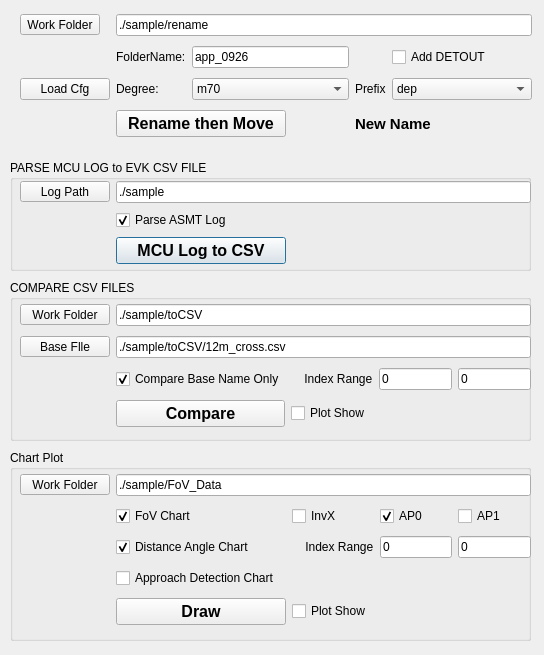
<?xml version="1.0" encoding="UTF-8"?>
<ui version="4.0">
 <class>diag_dataAnalyzer</class>
 <widget class="QDialog" name="diag_dataAnalyzer">
  <property name="geometry">
   <rect>
    <x>0</x>
    <y>0</y>
    <width>544</width>
    <height>655</height>
   </rect>
  </property>
  <property name="windowTitle">
   <string>Data Analyzer</string>
  </property>
  <widget class="QGroupBox" name="groupBox">
   <property name="geometry">
    <rect>
     <x>10</x>
     <y>160</y>
     <width>521</width>
     <height>111</height>
    </rect>
   </property>
   <property name="title">
    <string>PARSE MCU LOG to EVK CSV FILE</string>
   </property>
   <widget class="QWidget" name="gridLayoutWidget">
    <property name="geometry">
     <rect>
      <x>10</x>
      <y>20</y>
      <width>511</width>
      <height>85</height>
     </rect>
    </property>
    <layout class="QGridLayout" name="gridLayout">
     <item row="3" column="2">
      <widget class="QPushButton" name="btn_logToCSV">
       <property name="sizePolicy">
        <sizepolicy hsizetype="Fixed" vsizetype="Maximum">
         <horstretch>0</horstretch>
         <verstretch>0</verstretch>
        </sizepolicy>
       </property>
       <property name="minimumSize">
        <size>
         <width>170</width>
         <height>0</height>
        </size>
       </property>
       <property name="font">
        <font>
         <family>Meiryo UI</family>
         <pointsize>12</pointsize>
         <bold>true</bold>
        </font>
       </property>
       <property name="text">
        <string>MCU Log to CSV</string>
       </property>
      </widget>
     </item>
     <item row="0" column="1">
      <widget class="QToolButton" name="btn_browse">
       <property name="sizePolicy">
        <sizepolicy hsizetype="Fixed" vsizetype="Fixed">
         <horstretch>100</horstretch>
         <verstretch>20</verstretch>
        </sizepolicy>
       </property>
       <property name="minimumSize">
        <size>
         <width>90</width>
         <height>0</height>
        </size>
       </property>
       <property name="text">
        <string>Log Path</string>
       </property>
      </widget>
     </item>
     <item row="0" column="2">
      <widget class="QLineEdit" name="lineE_path">
       <property name="text">
        <string>./sample</string>
       </property>
      </widget>
     </item>
     <item row="1" column="2">
      <widget class="QCheckBox" name="chk_parseASMT">
       <property name="text">
        <string>Parse ASMT Log</string>
       </property>
       <property name="checked">
        <bool>true</bool>
       </property>
      </widget>
     </item>
    </layout>
   </widget>
  </widget>
  <widget class="QGroupBox" name="groupBox_2">
   <property name="geometry">
    <rect>
     <x>10</x>
     <y>280</y>
     <width>521</width>
     <height>161</height>
    </rect>
   </property>
   <property name="title">
    <string>COMPARE CSV FILES</string>
   </property>
   <widget class="QWidget" name="gridLayoutWidget_2">
    <property name="geometry">
     <rect>
      <x>10</x>
      <y>20</y>
      <width>511</width>
      <height>131</height>
     </rect>
    </property>
    <layout class="QGridLayout" name="gridLayout_2">
     <item row="2" column="5">
      <widget class="QLineEdit" name="lineE_idxEnd">
       <property name="text">
        <string>0</string>
       </property>
      </widget>
     </item>
     <item row="0" column="2" colspan="4">
      <widget class="QLineEdit" name="lineE_compPath">
       <property name="text">
        <string>./sample/toCSV</string>
       </property>
      </widget>
     </item>
     <item row="2" column="2">
      <widget class="QCheckBox" name="chk_compBaseNameOnly">
       <property name="text">
        <string>Compare Base Name Only</string>
       </property>
       <property name="checked">
        <bool>true</bool>
       </property>
      </widget>
     </item>
     <item row="0" column="1">
      <widget class="QToolButton" name="btn_compPath">
       <property name="minimumSize">
        <size>
         <width>90</width>
         <height>0</height>
        </size>
       </property>
       <property name="text">
        <string>Work Folder</string>
       </property>
      </widget>
     </item>
     <item row="2" column="3">
      <widget class="QLabel" name="label">
       <property name="text">
        <string>    Index Range</string>
       </property>
      </widget>
     </item>
     <item row="2" column="4">
      <widget class="QLineEdit" name="lineE_idxStart">
       <property name="text">
        <string>0</string>
       </property>
      </widget>
     </item>
     <item row="3" column="2">
      <widget class="QPushButton" name="btn_compCSV">
       <property name="sizePolicy">
        <sizepolicy hsizetype="Expanding" vsizetype="Maximum">
         <horstretch>0</horstretch>
         <verstretch>0</verstretch>
        </sizepolicy>
       </property>
       <property name="font">
        <font>
         <family>Meiryo UI</family>
         <pointsize>12</pointsize>
         <bold>true</bold>
        </font>
       </property>
       <property name="text">
        <string>Compare</string>
       </property>
      </widget>
     </item>
     <item row="1" column="1">
      <widget class="QToolButton" name="btn_compBaseFile">
       <property name="minimumSize">
        <size>
         <width>90</width>
         <height>0</height>
        </size>
       </property>
       <property name="text">
        <string>Base Flle</string>
       </property>
      </widget>
     </item>
     <item row="1" column="2" colspan="4">
      <widget class="QLineEdit" name="lineE_compBaseFile">
       <property name="text">
        <string>./sample/toCSV/12m_cross.csv</string>
       </property>
      </widget>
     </item>
     <item row="3" column="3">
      <widget class="QCheckBox" name="chk_compPlotShow">
       <property name="text">
        <string>Plot Show</string>
       </property>
      </widget>
     </item>
    </layout>
   </widget>
  </widget>
  <widget class="QGroupBox" name="groupBox_3">
   <property name="geometry">
    <rect>
     <x>10</x>
     <y>450</y>
     <width>521</width>
     <height>191</height>
    </rect>
   </property>
   <property name="title">
    <string>Chart Plot</string>
   </property>
   <widget class="QWidget" name="gridLayoutWidget_3">
    <property name="geometry">
     <rect>
      <x>10</x>
      <y>20</y>
      <width>511</width>
      <height>163</height>
     </rect>
    </property>
    <layout class="QGridLayout" name="gridLayout_3">
     <item row="6" column="2">
      <widget class="QPushButton" name="btn_chartPlot">
       <property name="sizePolicy">
        <sizepolicy hsizetype="Fixed" vsizetype="Maximum">
         <horstretch>0</horstretch>
         <verstretch>0</verstretch>
        </sizepolicy>
       </property>
       <property name="minimumSize">
        <size>
         <width>170</width>
         <height>0</height>
        </size>
       </property>
       <property name="font">
        <font>
         <family>Meiryo UI</family>
         <pointsize>12</pointsize>
         <bold>true</bold>
        </font>
       </property>
       <property name="text">
        <string>Draw</string>
       </property>
      </widget>
     </item>
     <item row="4" column="2">
      <widget class="QCheckBox" name="chk_appDet">
       <property name="text">
        <string>Approach Detection Chart</string>
       </property>
      </widget>
     </item>
     <item row="6" column="3">
      <widget class="QCheckBox" name="chk_chartPlotShow">
       <property name="text">
        <string>Plot Show</string>
       </property>
      </widget>
     </item>
     <item row="0" column="2" colspan="4">
      <widget class="QLineEdit" name="lineE_chartPath">
       <property name="text">
        <string>./sample/FoV_Data</string>
       </property>
      </widget>
     </item>
     <item row="0" column="1">
      <widget class="QToolButton" name="btn_chartPath">
       <property name="sizePolicy">
        <sizepolicy hsizetype="Fixed" vsizetype="Fixed">
         <horstretch>100</horstretch>
         <verstretch>20</verstretch>
        </sizepolicy>
       </property>
       <property name="minimumSize">
        <size>
         <width>90</width>
         <height>0</height>
        </size>
       </property>
       <property name="text">
        <string>Work Folder</string>
       </property>
      </widget>
     </item>
     <item row="2" column="2">
      <widget class="QCheckBox" name="chk_distAngle">
       <property name="text">
        <string>Distance Angle Chart</string>
       </property>
       <property name="checked">
        <bool>true</bool>
       </property>
      </widget>
     </item>
     <item row="1" column="2">
      <widget class="QCheckBox" name="chk_fov">
       <property name="text">
        <string>FoV Chart</string>
       </property>
       <property name="checked">
        <bool>true</bool>
       </property>
      </widget>
     </item>
     <item row="1" column="4">
      <widget class="QCheckBox" name="chk_ap0">
       <property name="text">
        <string>AP0</string>
       </property>
       <property name="checked">
        <bool>true</bool>
       </property>
      </widget>
     </item>
     <item row="1" column="5">
      <widget class="QCheckBox" name="chk_ap1">
       <property name="text">
        <string>AP1</string>
       </property>
      </widget>
     </item>
     <item row="2" column="3">
      <widget class="QLabel" name="label_2">
       <property name="text">
        <string>    Index Range</string>
       </property>
      </widget>
     </item>
     <item row="1" column="3">
      <widget class="QCheckBox" name="chk_invX">
       <property name="text">
        <string>InvX</string>
       </property>
      </widget>
     </item>
     <item row="2" column="4">
      <widget class="QLineEdit" name="lineE_idxStart2">
       <property name="text">
        <string>0</string>
       </property>
      </widget>
     </item>
     <item row="2" column="5">
      <widget class="QLineEdit" name="lineE_idxEnd2">
       <property name="text">
        <string>0</string>
       </property>
      </widget>
     </item>
    </layout>
   </widget>
  </widget>
  <widget class="QWidget" name="gridLayoutWidget_4">
   <property name="geometry">
    <rect>
     <x>20</x>
     <y>10</y>
     <width>512</width>
     <height>131</height>
    </rect>
   </property>
   <layout class="QGridLayout" name="gridLayout_4">
    <item row="1" column="1">
     <widget class="QLabel" name="label_4">
      <property name="text">
       <string>FolderName:</string>
      </property>
     </widget>
    </item>
    <item row="2" column="3">
     <widget class="QLabel" name="label_3">
      <property name="text">
       <string>Prefix</string>
      </property>
     </widget>
    </item>
    <item row="1" column="2">
     <widget class="QLineEdit" name="lineE_rnTargetFolder">
      <property name="text">
       <string>app_0926</string>
      </property>
     </widget>
    </item>
    <item row="2" column="1">
     <widget class="QLabel" name="label_5">
      <property name="text">
       <string>Degree:</string>
      </property>
     </widget>
    </item>
    <item row="2" column="0">
     <widget class="QPushButton" name="btn_rnLoadCfg">
      <property name="minimumSize">
       <size>
        <width>90</width>
        <height>0</height>
       </size>
      </property>
      <property name="text">
       <string>Load Cfg</string>
      </property>
     </widget>
    </item>
    <item row="2" column="2">
     <widget class="QComboBox" name="comb_rnDegree">
      <item>
       <property name="text">
        <string>m70</string>
       </property>
      </item>
     </widget>
    </item>
    <item row="3" column="1" colspan="2">
     <widget class="QPushButton" name="btn_rnRename">
      <property name="sizePolicy">
       <sizepolicy hsizetype="Fixed" vsizetype="Fixed">
        <horstretch>0</horstretch>
        <verstretch>0</verstretch>
       </sizepolicy>
      </property>
      <property name="minimumSize">
       <size>
        <width>170</width>
        <height>0</height>
       </size>
      </property>
      <property name="font">
       <font>
        <family>Meiryo UI</family>
        <pointsize>12</pointsize>
        <bold>true</bold>
       </font>
      </property>
      <property name="text">
       <string>Rename then Move</string>
      </property>
     </widget>
    </item>
    <item row="0" column="1" colspan="4">
     <widget class="QLineEdit" name="lineE_rnPath">
      <property name="text">
       <string>./sample/rename</string>
      </property>
     </widget>
    </item>
    <item row="0" column="0">
     <widget class="QToolButton" name="btn_rnPath">
      <property name="text">
       <string>Work Folder</string>
      </property>
     </widget>
    </item>
    <item row="3" column="3" colspan="2">
     <widget class="QLabel" name="lab_rnNewFn">
      <property name="font">
       <font>
        <family>Meiryo UI</family>
        <pointsize>11</pointsize>
        <bold>true</bold>
       </font>
      </property>
      <property name="text">
       <string>New Name</string>
      </property>
     </widget>
    </item>
    <item row="1" column="4">
     <widget class="QCheckBox" name="chk_rnAddDetout">
      <property name="text">
       <string>Add DETOUT</string>
      </property>
     </widget>
    </item>
    <item row="2" column="4">
     <widget class="QComboBox" name="comb_rnPrefix">
      <property name="minimumSize">
       <size>
        <width>140</width>
        <height>0</height>
       </size>
      </property>
      <item>
       <property name="text">
        <string>dep</string>
       </property>
      </item>
     </widget>
    </item>
   </layout>
  </widget>
 </widget>
 <resources/>
 <connections/>
</ui>
